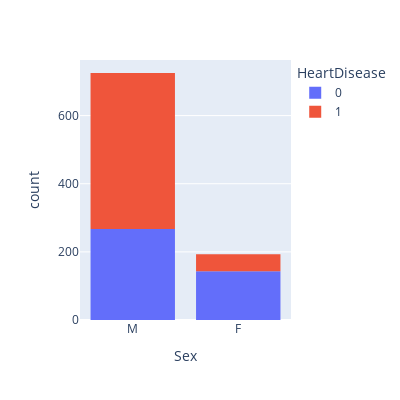

The notebook cell saved with this chart:
### Code cell
fig = px.histogram(raw_df, x="Sex", color="HeartDisease",width=400, height=400)
fig.show()

### Figure 1 — Plotly figure (JSON) as saved in the notebook; plotly's stock layout.template omitted (floating-point values rounded to 4 significant figures; data arrays with more than 128 entries replaced by an {"elided": "..."} marker saying what was removed)
{"data": [{"alignmentgroup": "True", "bingroup": "x", "hovertemplate": "HeartDisease=0<br>Sex=%{x}<br>count=%{y}<extra></extra>", "legendgroup": "0", "marker": {"color": "#636efa"}, "name": "0", "offsetgroup": "0", "orientation": "v", "showlegend": true, "type": "histogram", "x": {"elided": "410 str values"}, "xaxis": "x", "yaxis": "y"}, {"alignmentgroup": "True", "bingroup": "x", "hovertemplate": "HeartDisease=1<br>Sex=%{x}<br>count=%{y}<extra></extra>", "legendgroup": "1", "marker": {"color": "#EF553B"}, "name": "1", "offsetgroup": "1", "orientation": "v", "showlegend": true, "type": "histogram", "x": {"elided": "508 str values"}, "xaxis": "x", "yaxis": "y"}], "layout": {"barmode": "relative", "height": 400, "legend": {"title": {"text": "HeartDisease"}, "tracegroupgap": 0}, "margin": {"t": 60}, "width": 400, "xaxis": {"anchor": "y", "domain": [0, 1], "title": {"text": "Sex"}}, "yaxis": {"anchor": "x", "domain": [0, 1], "title": {"text": "count"}}}}
